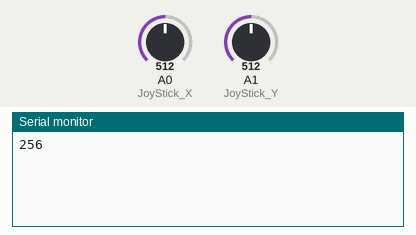
Simulated run of this sketch. Board: Arduino Uno, built with avr-gcc and run on an emulated ATmega328P. On the bench: the last lines printed to the serial monitor. The inputs (shaded band) are chosen by the test bench; at power-on: A1 (JoyStick_Y) = 512, A0 (JoyStick_X) = 512.

Above: at 1.7 s.
1.8 s: A1 (JoyStick_Y) set to 716
At 2.5 s:
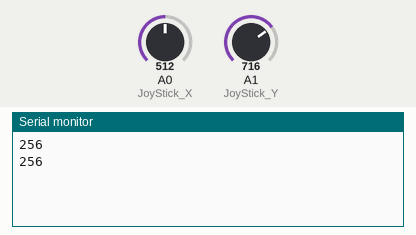
3.3 s: A1 (JoyStick_Y) set to 900
At 4.3 s:
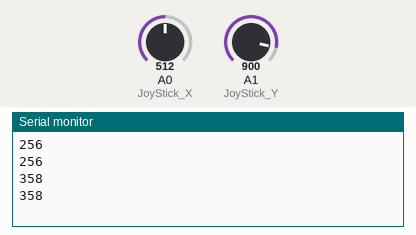
Timing chart, 0 to 6.3 s (numbered marks = the images above; inputs shaded):
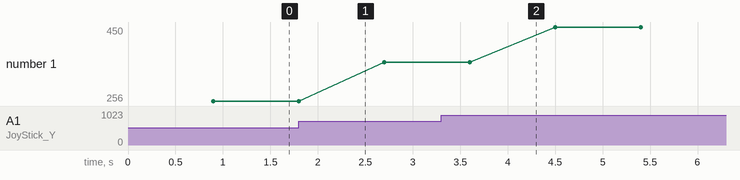

The sketch:

rf433_TX.ino
```cpp
#include <RCSwitch.h>
RCSwitch mySwitch = RCSwitch();
int JoyStick_X = A0; //x
int JoyStick_Y = A1; //y
void setup() {
  mySwitch.enableTransmit(10);
  Serial.begin(9600);
}

void loop() {
  int x, y;
  x = analogRead(JoyStick_X) / 2;
  y = analogRead(JoyStick_Y) / 2;
  mySwitch.send((999000 + x), 24);
  mySwitch.send((888000 + y), 24);
  //Serial.print(x);
  Serial.println(y);
}
```

Measured:
- plotted number 1: 256 → 358 after the input at 1.8 s, 358 → 450 after the input at 3.3 s
